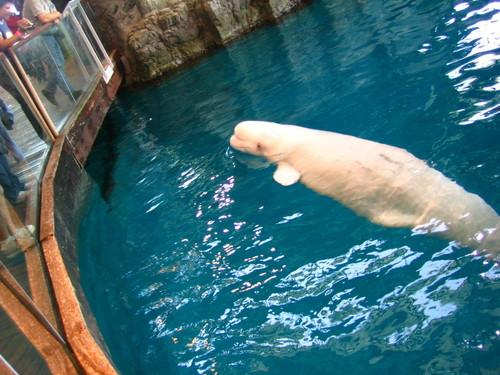
#> input picture images/ADE_train_00001493.jpg, 500 x 375 px
$ jupyter execute clustering_based_segmentation.ipynb
#> lines starting #> are read from the running program, lines starting #| are printed output that depends on the picture; long printed decimals are rounded
[cell 1]
input_img_path = "images/ADE_train_00001493.jpg"

import cv2
import numpy as np
from matplotlib import pyplot as plt
from sklearn.cluster import KMeans

# Load the input image
img = cv2.imread(input_img_path)
#> img is the input picture: shape (375, 500, 3); mean B, G, R 115, 108.3, 67.5

# Convert the image to grayscale
gray = cv2.cvtColor(img, cv2.COLOR_BGR2GRAY)
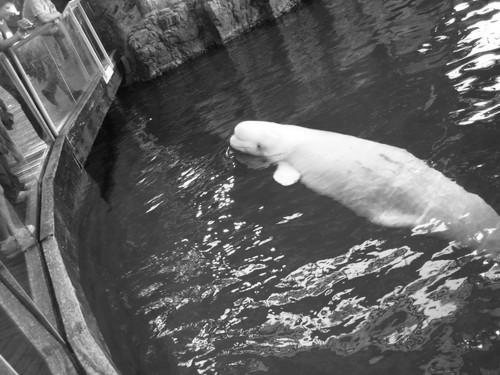
#> gray: shape (375, 500); min 4, max 255, mean 96.9

# Flatten the image into a feature vector
X = gray.flatten().reshape(-1, 1)

# Use K-Means clustering to divide the image into 4 clusters
kmeans = KMeans(n_clusters=3).fit(X)

# Create a copy of the original image
segmented_img = img.copy()

# Loop through the clusters and color each one separately
for i in range(3):
    segmented_img[kmeans.labels_.reshape(img.shape[:2]) == i] = np.random.randint(0, 256, size=3)
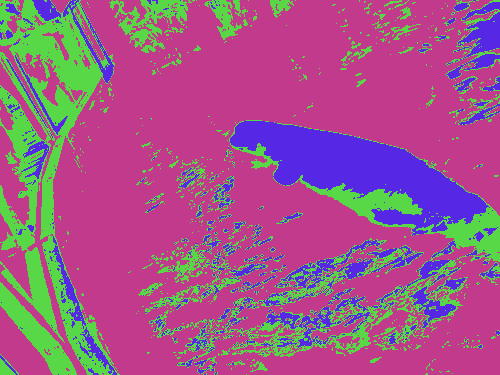
#> segmented_img: shape (375, 500, 3); mean B, G, R 137.3, 87.6, 158.2

# Display the original and segmented images
plt.figure(figsize=(12, 4))
plt.subplot(1, 2, 1)
plt.imshow(img, cmap="gray")
plt.title("Original Image")
plt.subplot(1, 2, 2)
plt.imshow(segmented_img)
plt.title("Segmented Image")
plt.show()
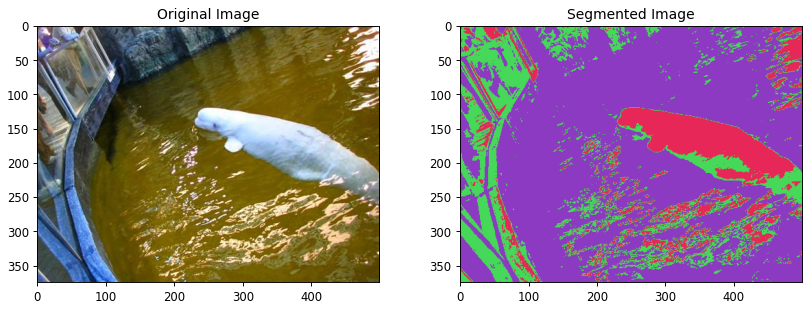
#> figure drawn by matplotlib, 2 panels; B, G, R data is drawn as R, G, B

[cell 2]
import cv2
import numpy as np

# Load the image
image = cv2.imread("images/ADE_train_00001493.jpg")

# Create a blank image with the same size as the original image
ground_truth = np.zeros((image.shape[0], image.shape[1], 3), dtype=np.uint8)

x1, y1, x2, y2 = 10, 10, 50, 50
x3, y3, x4, y4 = 60, 60, 100, 100
x5, y5, x6, y6 = 110, 110, 150, 150

coords = [x1, y1, x2, y2, x3, y3, x4, y4, x5, y5, x6, y6]

for i in range(len(coords)):
    coords[i] = coords[i]*2

x1, y1, x2, y2, x3, y3, x4, y4, x5, y5, x6, y6 = coords

# Define the regions of interest using coordinates
# and color them with a unique color
cv2.rectangle(ground_truth, (x1, y1), (x2, y2), (255, 0, 0), -1)
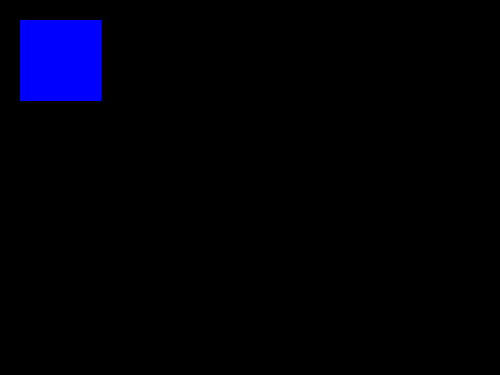
#> ground_truth: shape (375, 500, 3); mean of channels 0, 1, 2 8.9, 0, 0; drawn as B, G, R
cv2.rectangle(ground_truth, (x3, y3), (x4, y4), (0, 255, 0), -1)
cv2.rectangle(ground_truth, (x5, y5), (x6, y6), (0, 0, 255), -1)
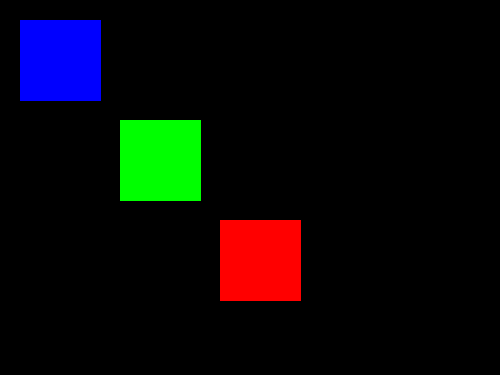
#> ground_truth: shape (375, 500, 3); mean of channels 0, 1, 2 8.9, 8.9, 8.9; drawn as B, G, R

# Save the ground truth image to a file
cv2.imwrite("images/ground_truth2.png", ground_truth)

# Display the original and segmented images
plt.figure(figsize=(12, 4))
plt.subplot(1, 2, 1)
plt.imshow(ground_truth, cmap="gray")
plt.title("Ground Truth Image")

[cell 3]
# image_source: https://rpubs.com/cyobero/k-means
from IPython.display import Image
Image(filename="illustrative_images/kmeans.png")

[cell 4]
import cv2
from sklearn.cluster import KMeans

# Load the ground truth image
ground_truth = cv2.imread("images/ground_truth2.png")

# Convert the image to a feature space
# Here we flatten the image into a 2D array
features = ground_truth.reshape((-1,3))

# Apply K-Means clustering
kmeans = KMeans(n_clusters=4)
kmeans.fit(features)

# Assign each pixel in the original image to the cluster it belongs to
segmented_image = kmeans.predict(features)
segmented_image = segmented_image.reshape((ground_truth.shape[0], ground_truth.shape[1]))
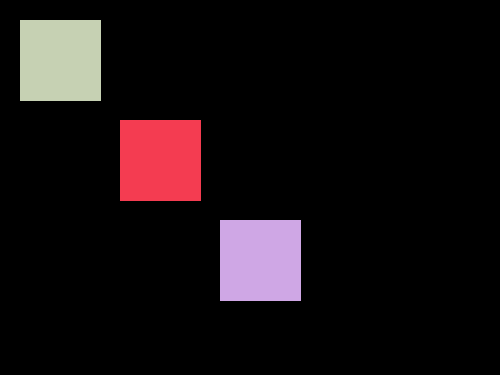
#> segmented_image: shape (375, 500) int32; 4 distinct labels, from 0 to 3; one colour per label, 0 black

# Visualize the results by coloring each cluster with a unique color
colored_image = np.zeros((ground_truth.shape[0], ground_truth.shape[1], 3), dtype=np.uint8)
colored_image[segmented_image == 0] = (0, 0, 0)
colored_image[segmented_image == 1] = (255, 0, 0)
colored_image[segmented_image == 2] = (0, 0, 255)
colored_image[segmented_image == 3] = (0, 255, 0)

# Display the original and thresholded images
plt.figure(figsize=(12, 4))
plt.subplot(1, 3, 1)
plt.imshow(ground_truth)
plt.title("Original Image")
plt.subplot(1, 3, 2)
plt.imshow(segmented_image, cmap="gray")
plt.title("Segmented Image")
plt.subplot(1, 3, 3)
plt.imshow(colored_image, cmap="gray")
plt.title("Colored Image")
plt.show()
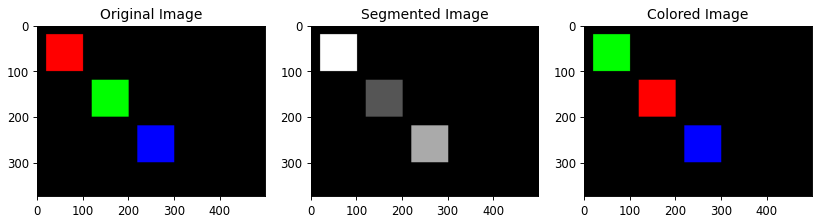
#> figure drawn by matplotlib, 3 panels; B, G, R data is drawn as R, G, B

[cell 5]
# image_source: https://www.learndatasci.com/glossary/jaccard-similarity/#:~:text=The%20Jaccard%20similarity%20measures%20the,of%20observations%20in%20either%20set.
from IPython.display import Image
Image(filename="illustrative_images/jaccard.jpg")

[cell 6]
from sklearn.metrics import jaccard_score
from sklearn.metrics import adjusted_rand_score
from sklearn.metrics import normalized_mutual_info_score

# Convert Images (x,y,3) to 1D Arrays
y_true = ground_truth.reshape(-1)
y_pred = colored_image.reshape(-1)

# Jaccard Similarity Coefficient (JSC)
jsc = jaccard_score(y_true, y_pred, average="weighted")
#> jsc = 0.926

# Rand Index (RI)
ri = adjusted_rand_score(y_true, y_pred)
#> ri = 0.294

# Normalized Mutual Information (NMI)
nmi = normalized_mutual_info_score(y_true, y_pred)
#> nmi = 0.129

#print the result
print("Jaccard Similarity Coefficient (JSC): ", jsc)
#| Jaccard Similarity Coefficient (JSC):  0.9265
print("Rand Index (RI): ", ri)
#| Rand Index (RI):  0.2937
print("Normalized Mutual Information (NMI): ", nmi)
#| Normalized Mutual Information (NMI):  0.1288

[cell 7]
import cv2
from sklearn.cluster import KMeans

# Load the ground truth image
ground_truth = cv2.imread("images/ground_truth2.png")

# Convert the image to a feature space
# Here we flatten the image into a 2D array
features = ground_truth.reshape((-1,3))

# Apply K-Means clustering
kmeans = KMeans(n_clusters=4)
kmeans.fit(features)

# Assign each pixel in the original image to the cluster it belongs to
segmented_image = kmeans.predict(features)
segmented_image = segmented_image.reshape((ground_truth.shape[0], ground_truth.shape[1]))

# Visualize the results by coloring each cluster with a unique color
colored_image = np.zeros((ground_truth.shape[0], ground_truth.shape[1], 3), dtype=np.uint8)
colored_image[segmented_image == 0] = (0, 0, 0)
colored_image[segmented_image == 1] = (255, 0, 0)
colored_image[segmented_image == 2] = (0, 0, 255)
colored_image[segmented_image == 3] = (0, 255, 0)

# Display the original and thresholded images
plt.figure(figsize=(12, 4))
plt.subplot(1, 3, 1)
plt.imshow(ground_truth)
plt.title("Original Image")
plt.subplot(1, 3, 2)
plt.imshow(segmented_image, cmap="gray")
plt.title("Segmented Image")
plt.subplot(1, 3, 3)
plt.imshow(colored_image, cmap="gray")
plt.title("Colored Image")
plt.show()

[cell 8]
from sklearn.metrics import jaccard_score
from sklearn.metrics import adjusted_rand_score
from sklearn.metrics import normalized_mutual_info_score

# Convert Images (x,y,3) to 1D Arrays
y_true = ground_truth.reshape(-1)
y_pred = colored_image.reshape(-1)

# Jaccard Similarity Coefficient (JSC)
jsc = jaccard_score(y_true, y_pred, average="weighted")

# Rand Index (RI)
ri = adjusted_rand_score(y_true, y_pred)

# Normalized Mutual Information (NMI)
nmi = normalized_mutual_info_score(y_true, y_pred)

#print the result
print("Jaccard Similarity Coefficient (JSC): ", jsc)
#| Jaccard Similarity Coefficient (JSC):  0.9265
print("Rand Index (RI): ", ri)
#| Rand Index (RI):  0.2937
print("Normalized Mutual Information (NMI): ", nmi)
#| Normalized Mutual Information (NMI):  0.1288

[cell 9]
# image_source: https://towardsdatascience.com/gaussian-mixture-models-explained-6986aaf5a95
from IPython.display import Image
Image(filename="illustrative_images/gaussianmixture.png")

[cell 10]
import cv2
from sklearn.mixture import GaussianMixture

# Load the ground truth image
ground_truth = cv2.imread("images/ground_truth2.png")

# Convert the image to a feature space
# Here we flatten the image into a 2D array
features = ground_truth.reshape((-1,3))

# Apply Gaussian Mixture Model Clustering
num_clusters = 4
gmm = GaussianMixture(n_components=num_clusters)
gmm.fit(features)

# Assign each pixel in the original image to the cluster it belongs to
segmented_image = gmm.predict(features)
segmented_image = segmented_image.reshape((ground_truth.shape[0], ground_truth.shape[1]))
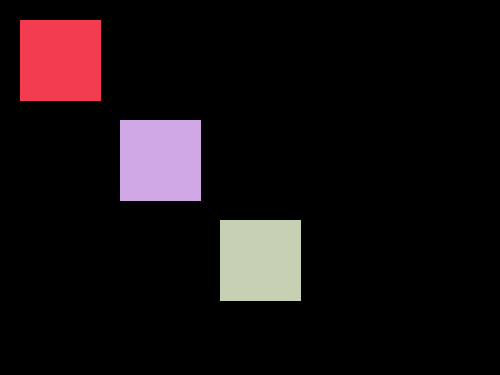
#> segmented_image: shape (375, 500) int64; 4 distinct labels, from 0 to 3; one colour per label, 0 black

# Visualize the results by coloring each cluster with a unique color
colored_image = np.zeros((ground_truth.shape[0], ground_truth.shape[1], 3), dtype=np.uint8)
colored_image[segmented_image == 0] = (0, 0, 0)
colored_image[segmented_image == 1] = (255, 0, 0)
colored_image[segmented_image == 2] = (0, 0, 255)
colored_image[segmented_image == 3] = (0, 255, 0)

# Display the original and thresholded images
plt.figure(figsize=(12, 4))
plt.subplot(1, 3, 1)
plt.imshow(ground_truth)
plt.title("Original Image")
plt.subplot(1, 3, 2)
plt.imshow(segmented_image, cmap="gray")
plt.title("Segmented Image")
plt.subplot(1, 3, 3)
plt.imshow(colored_image, cmap="gray")
plt.title("Colored Image")
plt.show()
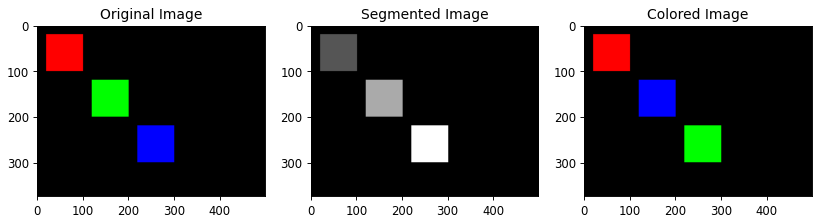
#> figure drawn by matplotlib, 3 panels; B, G, R data is drawn as R, G, B

[cell 11]
from sklearn.metrics import jaccard_score
from sklearn.metrics import adjusted_rand_score
from sklearn.metrics import normalized_mutual_info_score

# Convert Images (x,y,3) to 1D Arrays
y_true = ground_truth.reshape(-1)
y_pred = colored_image.reshape(-1)

# Jaccard Similarity Coefficient (JSC)
jsc = jaccard_score(y_true, y_pred, average="weighted")

# Rand Index (RI)
ri = adjusted_rand_score(y_true, y_pred)

# Normalized Mutual Information (NMI)
nmi = normalized_mutual_info_score(y_true, y_pred)

#print the result
print("Jaccard Similarity Coefficient (JSC): ", jsc)
#| Jaccard Similarity Coefficient (JSC):  0.9265
print("Rand Index (RI): ", ri)
#| Rand Index (RI):  0.2937
print("Normalized Mutual Information (NMI): ", nmi)
#| Normalized Mutual Information (NMI):  0.1288
